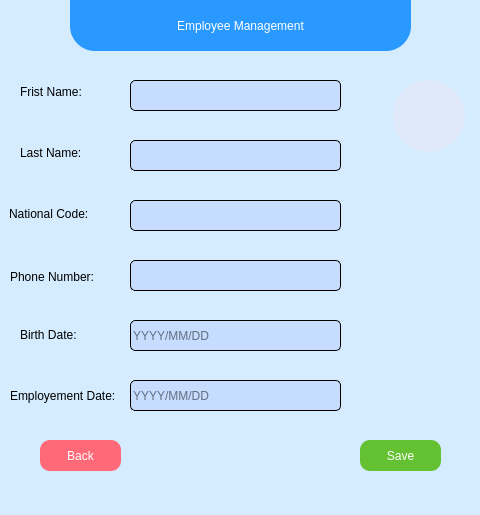
<?xml version="1.0" encoding="UTF-8"?>
<ui version="4.0">
 <class>MainWindow</class>
 <widget class="QMainWindow" name="MainWindow">
  <property name="geometry">
   <rect>
    <x>0</x>
    <y>0</y>
    <width>480</width>
    <height>515</height>
   </rect>
  </property>
  <property name="windowTitle">
   <string>Add to employees</string>
  </property>
  <property name="windowIcon">
   <iconset>
    <normaloff>img/employee.png</normaloff>img/employee.png</iconset>
  </property>
  <property name="styleSheet">
   <string notr="true">background-color: rgb(213, 236, 255);</string>
  </property>
  <widget class="QWidget" name="centralwidget">
   <widget class="QLabel" name="label">
    <property name="geometry">
     <rect>
      <x>70</x>
      <y>0</y>
      <width>341</width>
      <height>51</height>
     </rect>
    </property>
    <property name="styleSheet">
     <string notr="true">color: rgb(255, 255, 255);
background-color: rgb(41, 152, 255);
font: 700 italic 20pt &quot;Segoe UI&quot;;
border-bottom-left-radius: 25%;
border-bottom-right-radius: 25%;</string>
    </property>
    <property name="text">
     <string>Employee Management</string>
    </property>
    <property name="alignment">
     <set>Qt::AlignCenter</set>
    </property>
   </widget>
   <widget class="QLabel" name="label_2">
    <property name="geometry">
     <rect>
      <x>20</x>
      <y>82</y>
      <width>81</width>
      <height>20</height>
     </rect>
    </property>
    <property name="styleSheet">
     <string notr="true">font: 700 11pt &quot;Segoe UI&quot;;</string>
    </property>
    <property name="text">
     <string>Frist Name:</string>
    </property>
   </widget>
   <widget class="QLabel" name="label_3">
    <property name="geometry">
     <rect>
      <x>20</x>
      <y>143</y>
      <width>81</width>
      <height>20</height>
     </rect>
    </property>
    <property name="styleSheet">
     <string notr="true">font: 700 11pt &quot;Segoe UI&quot;;</string>
    </property>
    <property name="text">
     <string>Last Name:</string>
    </property>
   </widget>
   <widget class="QLabel" name="label_5">
    <property name="geometry">
     <rect>
      <x>9</x>
      <y>204</y>
      <width>111</width>
      <height>20</height>
     </rect>
    </property>
    <property name="styleSheet">
     <string notr="true">font: 700 11pt &quot;Segoe UI&quot;;</string>
    </property>
    <property name="text">
     <string>National Code:</string>
    </property>
   </widget>
   <widget class="QLabel" name="label_6">
    <property name="geometry">
     <rect>
      <x>20</x>
      <y>327</y>
      <width>81</width>
      <height>16</height>
     </rect>
    </property>
    <property name="styleSheet">
     <string notr="true">font: 700 11pt &quot;Segoe UI&quot;;</string>
    </property>
    <property name="text">
     <string>Birth Date:</string>
    </property>
   </widget>
   <widget class="QLineEdit" name="frist_name">
    <property name="geometry">
     <rect>
      <x>130</x>
      <y>80</y>
      <width>211</width>
      <height>31</height>
     </rect>
    </property>
    <property name="styleSheet">
     <string notr="true">font: 700 11pt &quot;Segoe UI&quot;;
 border: 1px solid black;
border-radius:5px;
background-color: rgb(198, 221, 255);</string>
    </property>
   </widget>
   <widget class="QLineEdit" name="last_name">
    <property name="geometry">
     <rect>
      <x>130</x>
      <y>140</y>
      <width>211</width>
      <height>31</height>
     </rect>
    </property>
    <property name="styleSheet">
     <string notr="true">font: 700 11pt &quot;Segoe UI&quot;;
 border: 1px solid black;
border-radius:5px;
background-color: rgb(198, 221, 255);</string>
    </property>
   </widget>
   <widget class="QLineEdit" name="nation_code">
    <property name="geometry">
     <rect>
      <x>130</x>
      <y>200</y>
      <width>211</width>
      <height>31</height>
     </rect>
    </property>
    <property name="styleSheet">
     <string notr="true">font: 700 11pt &quot;Segoe UI&quot;;
 border: 1px solid black;
border-radius:5px;
background-color: rgb(198, 221, 255);
</string>
    </property>
    <property name="placeholderText">
     <string/>
    </property>
   </widget>
   <widget class="QPushButton" name="added">
    <property name="geometry">
     <rect>
      <x>360</x>
      <y>440</y>
      <width>81</width>
      <height>31</height>
     </rect>
    </property>
    <property name="styleSheet">
     <string notr="true">QPushButton{
font: 700 12pt &quot;Segoe UI&quot;;
border-radius:10%;
background-color:#63c132;
color: rgb(255, 255, 255);
}
QPushButton:pressed{
	background-color: rgb(81, 157, 41);
}
</string>
    </property>
    <property name="text">
     <string>Save</string>
    </property>
   </widget>
   <widget class="QPushButton" name="back">
    <property name="geometry">
     <rect>
      <x>40</x>
      <y>440</y>
      <width>81</width>
      <height>31</height>
     </rect>
    </property>
    <property name="styleSheet">
     <string notr="true">QPushButton{
font: 700 12pt &quot;Segoe UI&quot;;
border-radius:10%;
background-color:#ff6978;
color: rgb(255, 255, 255);
}
QPushButton:pressed{
	background-color: rgb(227, 93, 107);
}
</string>
    </property>
    <property name="text">
     <string>Back</string>
    </property>
   </widget>
   <widget class="QLineEdit" name="date_birth">
    <property name="geometry">
     <rect>
      <x>130</x>
      <y>320</y>
      <width>211</width>
      <height>31</height>
     </rect>
    </property>
    <property name="styleSheet">
     <string notr="true">font: 700 11pt &quot;Segoe UI&quot;;
 border: 1px solid black;
border-radius:5px;
background-color: rgb(198, 221, 255);</string>
    </property>
    <property name="placeholderText">
     <string>YYYY/MM/DD</string>
    </property>
   </widget>
   <widget class="QLineEdit" name="date_employment">
    <property name="geometry">
     <rect>
      <x>130</x>
      <y>380</y>
      <width>211</width>
      <height>31</height>
     </rect>
    </property>
    <property name="styleSheet">
     <string notr="true">font: 700 11pt &quot;Segoe UI&quot;;
 border: 1px solid black;
border-radius:5px;
background-color: rgb(198, 221, 255);</string>
    </property>
    <property name="placeholderText">
     <string>YYYY/MM/DD</string>
    </property>
   </widget>
   <widget class="QLabel" name="label_7">
    <property name="geometry">
     <rect>
      <x>10</x>
      <y>388</y>
      <width>111</width>
      <height>16</height>
     </rect>
    </property>
    <property name="styleSheet">
     <string notr="true">font: 700 9pt &quot;Segoe UI&quot;;</string>
    </property>
    <property name="text">
     <string>Employement Date:</string>
    </property>
   </widget>
   <widget class="QLabel" name="label_image">
    <property name="geometry">
     <rect>
      <x>393</x>
      <y>80</y>
      <width>72</width>
      <height>72</height>
     </rect>
    </property>
    <property name="styleSheet">
     <string notr="true">background-color: rgb(224, 233, 250);
border-radius:36%;</string>
    </property>
    <property name="text">
     <string/>
    </property>
    <property name="pixmap">
     <pixmap>img/profile.png</pixmap>
    </property>
   </widget>
   <widget class="QLineEdit" name="phone">
    <property name="geometry">
     <rect>
      <x>130</x>
      <y>260</y>
      <width>211</width>
      <height>31</height>
     </rect>
    </property>
    <property name="styleSheet">
     <string notr="true">font: 700 11pt &quot;Segoe UI&quot;;
 border: 1px solid black;
border-radius:5px;
background-color: rgb(198, 221, 255);</string>
    </property>
    <property name="placeholderText">
     <string/>
    </property>
   </widget>
   <widget class="QLabel" name="label_8">
    <property name="geometry">
     <rect>
      <x>10</x>
      <y>269</y>
      <width>111</width>
      <height>16</height>
     </rect>
    </property>
    <property name="styleSheet">
     <string notr="true">font: 700 11pt &quot;Segoe UI&quot;;</string>
    </property>
    <property name="text">
     <string>Phone Number:</string>
    </property>
   </widget>
   <widget class="QPushButton" name="btn_webcam">
    <property name="geometry">
     <rect>
      <x>394</x>
      <y>180</y>
      <width>71</width>
      <height>41</height>
     </rect>
    </property>
    <property name="styleSheet">
     <string notr="true">QPushButton{
font: 700 10pt &quot;Segoe UI&quot;;
color: rgb(255, 255, 255);
border-radius: 25%;
}</string>
    </property>
    <property name="text">
     <string/>
    </property>
    <property name="icon">
     <iconset>
      <normaloff>img/webcam.png</normaloff>img/webcam.png</iconset>
    </property>
    <property name="iconSize">
     <size>
      <width>32</width>
      <height>32</height>
     </size>
    </property>
   </widget>
  </widget>
  <widget class="QMenuBar" name="menubar">
   <property name="geometry">
    <rect>
     <x>0</x>
     <y>0</y>
     <width>480</width>
     <height>22</height>
    </rect>
   </property>
   <property name="styleSheet">
    <string notr="true">background-color: rgb(198, 221, 255);</string>
   </property>
  </widget>
  <widget class="QStatusBar" name="statusbar"/>
 </widget>
 <resources/>
 <connections/>
</ui>
